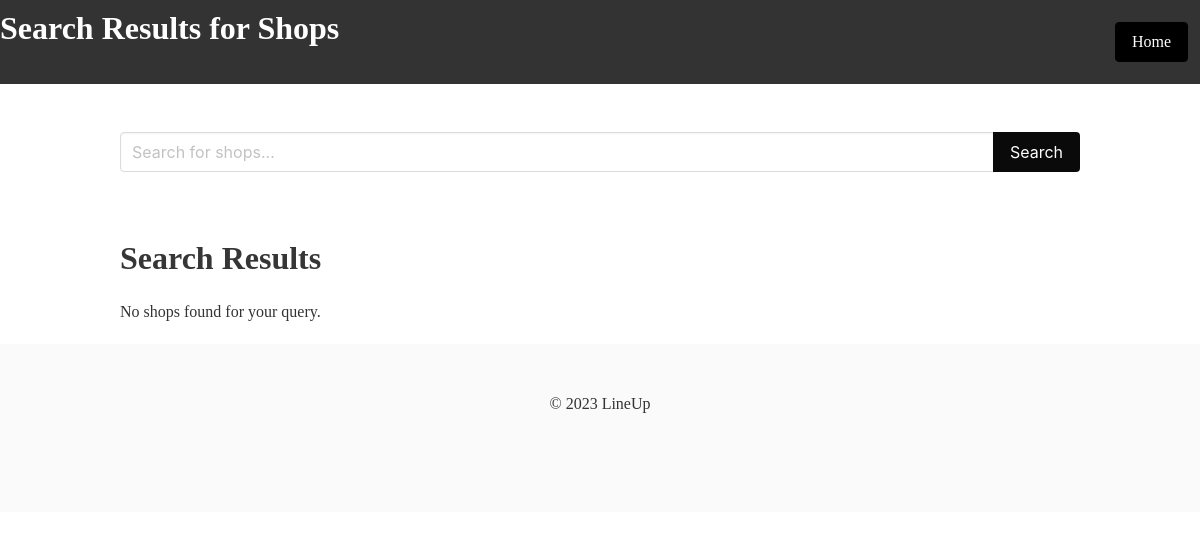
Page /search/shops/ on the earlier database version.
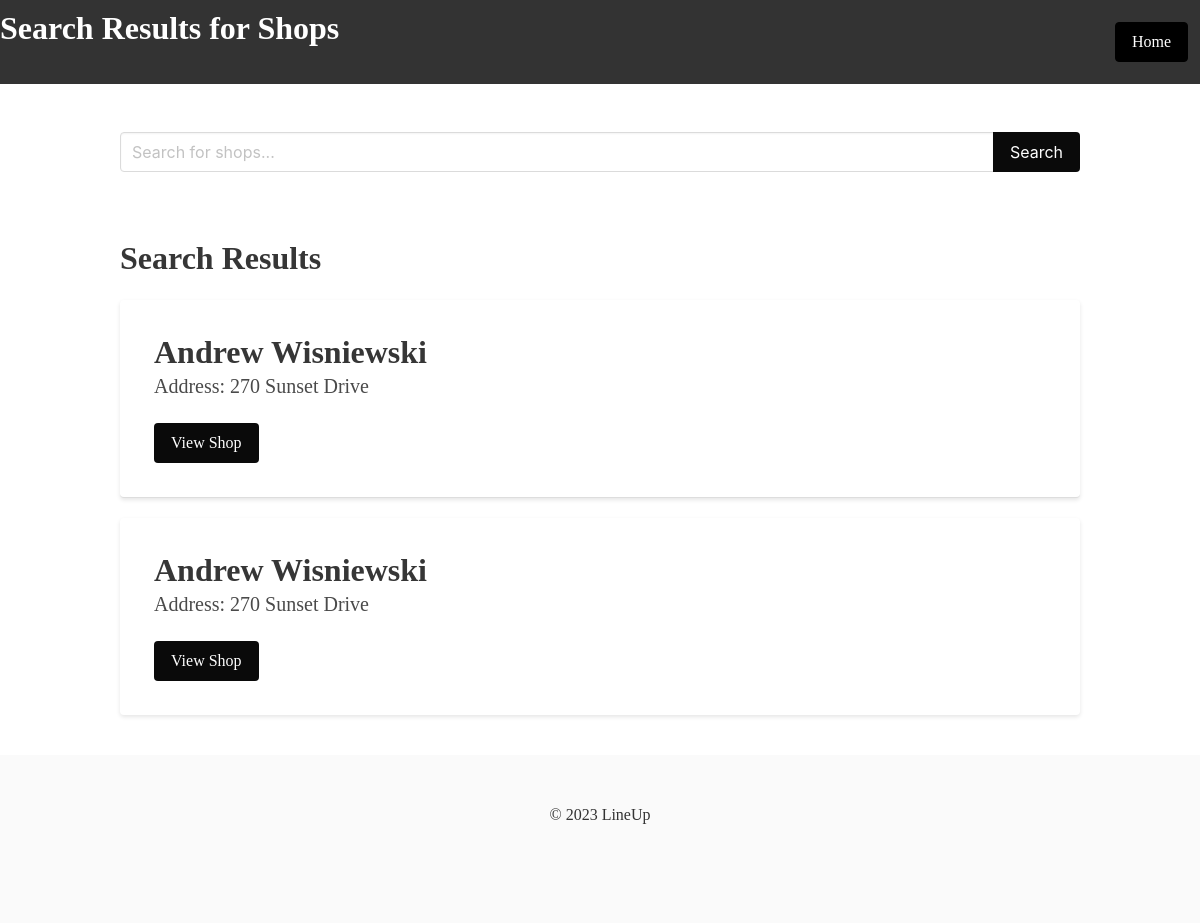
Same page on the later database version.
### LineUp/Barber/models.py (models this page shows, shortened)
class Shop(models.Model):
    name = models.CharField(max_length=100)
    address = models.CharField(max_length=255)
    email = models.EmailField()
    phone_number = models.CharField(max_length=12)
    owner = models.ForeignKey(Owner, on_delete=models.SET_NULL, null=True, related_name='owned_shops')
    affiliation_code = models.CharField(max_length=10, unique=True, blank=True)
    description = models.TextField(blank=True, null=True)
    barbers = models.ManyToManyField('Barber', related_name='shops', blank=True)
    slug = models.SlugField(unique=True, blank=True)

### LineUp/Barber/views.py (the view)
# urls.py: path('search/shops/', views.search_shops, name='search_shops'),
def search_shops(request):
    query = request.GET.get('query', '')
    shops = Shop.objects.filter(name__icontains=query)
    return render(request, 'Barber/shop_search_template.html', {'shops': shops, 'query': query})

### LineUp/Barber/templates/Barber/shop_search_template.html (shortened to what this page needs)
<!DOCTYPE html>
<html lang="en">
<head>
    <link rel="stylesheet" href="https://cdn.jsdelivr.net/npm/bulma@0.9.3/css/bulma.min.css">
</head>
<body>
    <nav class="navbar">
        <div class="container">
            <h1 class="title has-text-white">Search Results for Shops</h1>
        </div>
        <div class="column has-text-right">
            <a href="{% url 'index' %}" class="button">Home</a>
        </div>
    </nav>
    <section class="section">
        <div class="container">
            <form action="{% url 'search_shops' %}" method="get">
                <div class="field has-addons">
                    <div class="control is-expanded">
                        <input class="input" type="text" name="query" value="{{ query }}" placeholder="Search for shops...">
                    </div>
                    <div class="control">
                        <button class="button is-black" type="submit">Search</button>
                    </div>
                </div>
            </form>
        </div>
    </section>
    <section class="search-results">
        <div class="container">
            <h1 class="title">Search Results</h1>
            {% if shops %}
                {% for shop in shops %}
                    <div class="card search-item">
                        <div class="card-content">
                            <p class="title">{{ shop.name }}</p>
                            <p class="subtitle">Address: {{ shop.address }}</p>
                            <a href="{% url 'shop_detail' slug=shop.slug %}" class="button is-black">View Shop</a>
                        </div>
                    </div>
                {% endfor %}
            {% else %}
                <p>No shops found for your query.</p>
            {% endif %}
        </div>
    </section>
    <footer class="footer">
        <div class="content has-text-centered">
            <p>&copy; 2023 LineUp</p>
        </div>
    </footer>
</body>
</html>

Differences in the rows shown:
added Shop: name "Andrew Wisniewski", address "270 Sunset Drive"
added Shop: name "Andrew Wisniewski", address "270 Sunset Drive"
Other differences:
text no longer shown: "No shops found for your query."
